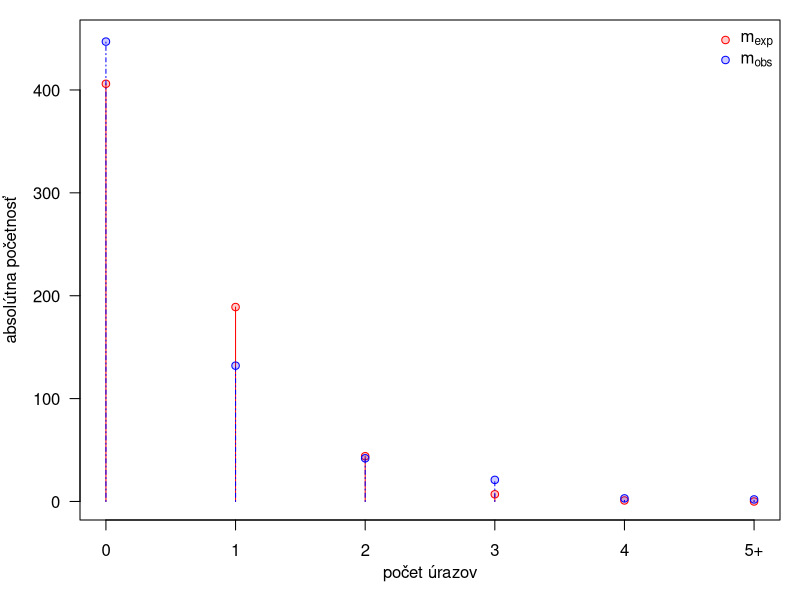
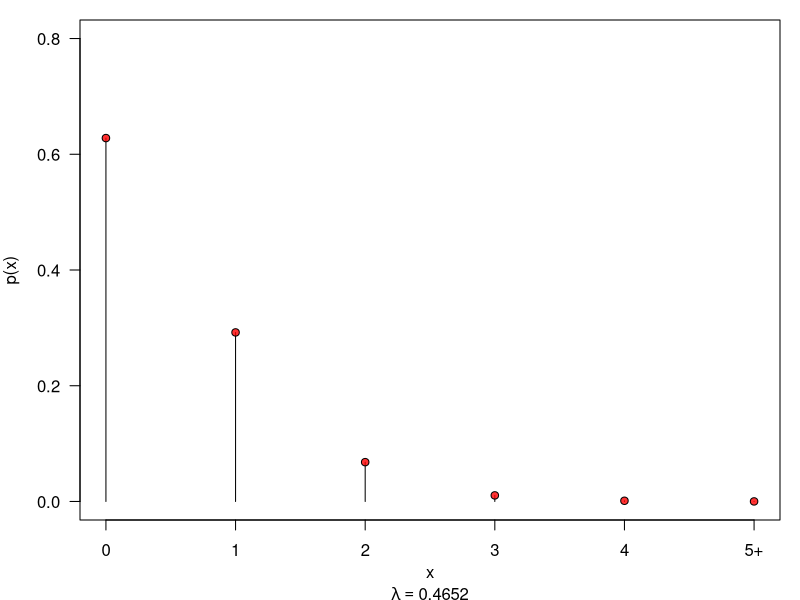
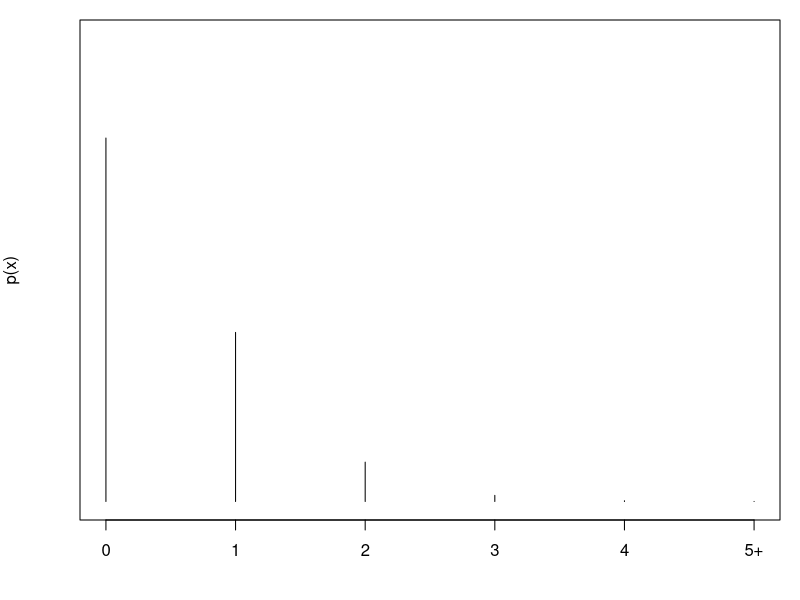
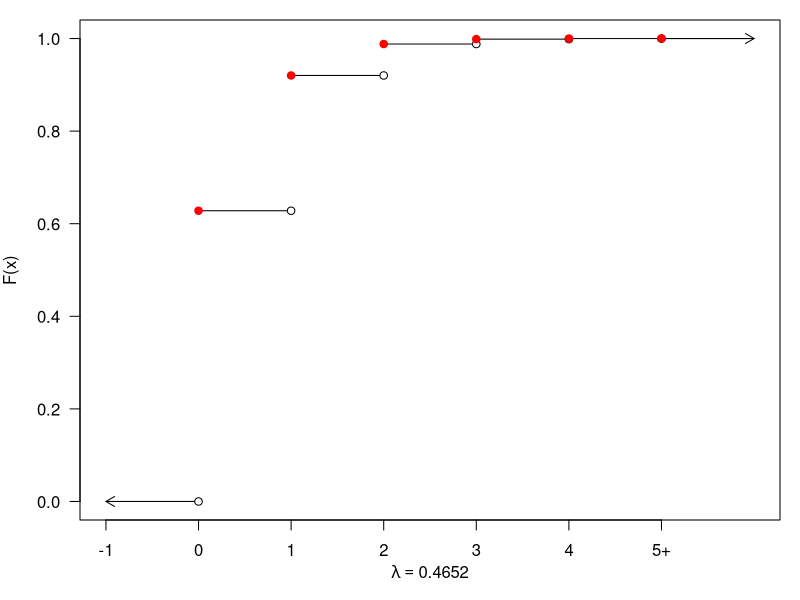

These figures' R source, in order: (Note: this script raises an error after producing the figures.)
## Dataset 02: n   0   1  2  3  4  >=5 suma
##             447 132 42 21 3  2  647

# Príklad 2.1: Výpočet očakávaných početností za predpokladu Poissonovho modelu
## Vezmite údaje z datasetu 02 a vypočítajte očakávané početnosti výskytu úrazu u robotníkov za predpokladu, že
## početnosti úrazov majú Poissonovo rozdelenie s parametrom lambda

### nacitanie datasetu do premennych
n <- 0:5 # postupnost 0, 1, 2, 3, 4, 5
m_obs <- c(447, 132, 42, 21, 3, 2) # postupnost m_obs 447, 132, 42, 21, 3, 2
M <- sum(m_obs) # celkovy pocet vsetkych jednotiek M (sucet vsetkych cisel m_obs)

### odhad parametra lambda podla vzorca
lambda <- sum(n*m_obs) / sum(M) 
lambda

### vektor s ocakavanymi absolutnymi pocetnosti
#### dpois(x, lambda) - výpočet pravdepodobnostnej funkcie
m_exp <- round(c(dpois(n[1:length(n)-1], lambda), 1 - sum(dpois(n[1:length(n)-1], lambda)))*M)
### kontrola, ci zaokruhlenim sa nestalo, ze sucet teoretickych a empirickych je rozny
sum(m_exp) == M

# Príklad 2.2 (Overdispersion a underdispersion v Poissonovom modeli I)
## V predchádzajúcom príklade Príklad 2.1 sme stanovili očakávané početnosti výskytu úrazov robotníkov v továrni. 
## Teraz do jedného grafu znázorníte hodnoty pozorovaných početností a hodnoty očakávaných početností .
## Pozorované a očakávané početnosti od seba farebne odlíšte. Na základe výsledného grafu stanovte, či v tomto prípade
## došlo k overdispersion (nadmernej variabilite) alebo underdispersion (nedostatočnej variabilite).

par(mar = c(4, 4, 1, 1)) # okraje grafu 4, 4, 1, 1

plot(n, m_exp, type = 'h', ylim = c(0, 450), col = 'red', xlab = '', ylab = 'absolútna početnosť', axes = F) 
# graf s vertikalnymi cervenymi ciarami ocakavanych absolutnych pocetnosti m_exp
box(bty = 'o') # ramik okolo grafu
axis(1, 0:5, labels = c(0:4, '5+')) # os x
axis(2, las = 1) # os y
points(n, m_exp, pch = 21, col = 'red', bg = rgb(1, 0, 0, 0.2)) 
# cervene body absolutnych ocakavanych pocetnosti m_exp

lines(n, m_obs, col = 'blue', type = 'h', lty = 4) 
# modre vertikalne ciary pozorovanych absolutnych pocetnosti m_obs
points(n, m_obs, pch = 21, col = 'blue', bg = rgb(0, 0, 1, 0.2)) 
# modre body pozorovanych absolutnych pocetnosti m_obs

mtext('počet úrazov', side = 1, line = 2.1) # doplnenie popisku osi x pod graf
legend('topright', pch = c(21, 21), col = c('red', 'blue'),
       pt.bg = c(rgb(1, 0, 0, 0.2), rgb(0, 0, 1, 0.2)),
       legend = c(expression(m[exp]), expression(m[obs])), bty = 'n') # legenda

###Oproti očakávaným početnostiam sú pozorované početnosti krajných prípadov vyššie a naopak, pozorované početnosti najčastejších prípadov sú nižšie. Táto situácia ukazuje na vyšší rozptyl pozorovaných početností než teoretických. 
###Ide teda o overdispersion

## Overenie výpočtom
observed <- rep(n, m_obs) # vektor pozorovanych dat: 0, ..., 0, 1, ..., 5, 5
expected <- rep(n, m_exp) # vektor ocakavanych dat: 0, ..., 0, 1, ..., 1, ..., 4
var_obs <- var(observed) # odhad rozptylu na zaklade pozorovanych dat
var_exp <- var(expected) # odhad rozptylu na zaklade ocakavanych dat
tab <- data.frame(var_obs, var_exp) # tabulka vysledkov
tab

### Hodnota rozptylu získaného z pozorovaných dát vyšla 0.6919, 
### hodnota rozptylu získaného z očakávaných dát vyšla 0.4691
### Hodnoty rozptylov sa líšia už na prvom desatinnom mieste. 
### Hodnota rozptylu vypočítaného z pozorovaných dát je približne 1,5-krát vyššia než hodnota rozptylu vypočítaného z očakávaných dát.
### skutočne ide o overdispersion

# Príklad 2.3: Graf pravdepodobnostnej a distribučnej funkcie Poissonovho modelu 
## V príklade Príklad 2.1 sme odhadli hodnotu parametra Poissonovho rozdelenia ako 0,4652
## Nakreslite graf pravdepodobnostnej a distribučnej funkcie Poissonovho rozdelenia v hodnotách 0, 1, 2, 3, 4, 5+

N <- 5 # max pocet
x <- 0:N # postupnost 0, 1, ..., N = 5
lambda 
px <- dpois(x,lambda) # pravdepodobnostna funkcia Poi(lambda) v hodnotach 0, 1, ..., 5
Fx <- ppois(x,lambda) # distribucna funkcia Poi(lambda) v hodnotach 0, 1, ..., 5

## Graf pravdepodobnostnej funkcie p(x):
par(mar = c(4,4,1,1)) # nastavenie okrajov grafu (4, 4, 1, 1)
plot(x, px, type = 'h', ylim = c(0, 0.8), ylab = 'p(x)', xlab = '', axes = F) 
box(bty = 'o')
axis(1, 0:5, labels = c(0:4, "5+"))
axis(2, las = 1)
points(x, px, pch = 21, col = 'black', bg = rgb(1,0,0,0.8))
mtext('x', side = 1, line =  2.1)
mtext(bquote(paste(lambda == .(round(lambda, 4)))), side = 1, line = 3.2) 


# graf distribucnej funkcie (cierne vertikalne ciary)
par(mar = c(4,4,1,1)) # nastavenie okrajov grafu (4, 4, 1, 1)
plot(x, px, type = 'h', ylim = c(0, 0.8), ylab = 'p(x)', xlab = '', axes = F) 
box(bty = 'o')
axis(1, 0:5, labels = c(0:4, "5+"))

plot(x, Fx, type = 'n', xlim = c(-1,6), ylim = c(0, 1), xlab = '', ylab = 'F(x)', axes = F)
box(bty = 'o')
axis(1, -1:5, labels = c(-1:4, "5+"))
axis(2, las = 1)
segments(x, Fx, x + 1, Fx)
arrows(0, 0, -1, 0, length = 0.1)
arrows(5, 1, 6, 1, length = 0.1)

points(x, c(0, Fx[1:N]), col = 'black', pch = 21, bg = 'white')
points(x,Fx, col = 'red', pch = 19)
mtext(bquote(lambda == .(round(lambda, 4))), side = 1, line = 2.1)

# Priklad 2.4: Vypocet pravdepodobnosti na zaklade Poissonovho modelu
## Za predpokladu, že náhodná veličina , ktorá udáva počet úrazov robotníkov v továrni, pochádza z Poissonovho
## rozdelenia s parametrom , vypočítajte pravdepodobnosť, že u náhodne vybraného robotníka dôjde počas
## jedného roka k:
### a) nula úrazom,
lambda <- 0.4652
dpois(0, lambda)

### b) trom alebo štyrom úrazom,
sum(dpois(3, lambda) + dpois(4, lambda))
ppois(4, lambda) - ppois(2, lambda)

### c) najviac dvom úrazom,
ppois(2, lambda)
sum(dpois(0,lambda), dpois(1, lambda), dpois(2, lambda))

### d) aspoň jednému úrazu.
1 - ppois(0, lambda)

# Stredná hodnota a rozptyl náhodnej veličiny z Poissonovho modelu
## Za predpokladu, že náhodná veličina X, ktorá udáva počet úrazov robotníkov v továrni, 
## pochádza z Poissonovho rozdelenia s parametrom lambda = 0.4652, vypočítajte strednú hodnotu E(X)
### a rozptyl Var(X) tejto náhodnej veličiny. Strednú hodnotu a rozptyl porovnajte s ich odhadmi vypočítanými na:
### a) základe očakávaných dát,
### b) základe pozorovaných dát (Príklad 2.1)

## Riesenie:
E_X <- lambda # vypocet strednej hodnoty E[X] rozdelenia Poiss(lambda)
Var_X <- lambda # vypocet rozptylu Var[X] rozdelenia Poiss(lambda)

expected <- rep(0:5, m_exp) # vektor ocakavanych dat
E_exp <- mean(expected) # odhad strednej hodnoty na zaklade ocakakavanych dat
Var_exp <- var(expected) # odhad rozptylu na zaklade ocakavanych dat

observed <- rep(0:5, m_obs) # vektor pozorozovanych dat 
E_obs <- mean(observed) # odhad strednej hodnoty na zaklade pozorozovanych dat
Var_obs <- var(observed) # odhad rozptylu na zaklade pozorozovanych dat

tab <- data.frame(E_X, Var_X, E_exp, Var_exp, E_obs, Var_obs) # tabulka vysledkov
tab

# Príklad 2.6: Simulačná štúdia: Súčet náhodných veličín z Poissonvho modelu 

## Veta 1.: Nech X_1 až X_n sú navzájom nezávislé náhodné veličiny pochádzajúce z Poissonovho rozdelenia Pois(X, lambda_i). 
## Potom náhodná veličina X (ktorá je sumou X_1 až X_n) má Poissonovo rozdelenie s lambdou = suma (lambda_i)

## Na základe simulačnej štúdie overte platnosť Vety. Vygenerujte tri nezávislé náhodné veličiny 
## X1 ~ Poiss(lambda_1 = 10)
## X2 ~ Poiss(lambda_1 = 20)
## X3 ~ Poiss(lambda_1 = 50)
## Pomocou simulačnej štúdie (M = 1000) ukážte, že suma X_i ~ Poiss(lambda_1 + lambda_2 + lambda_3)
## Súčet M náhodných veličín zobrazte pomocou histogramu (hranice triediacich intervalov nastavte tak, 
## aby šírka každého intervalu bola rovná 10) a superponujte ich hodnotami pravdepodobnostnej funkcie 
## Poissonovho rozdelenia s parametrom lambda = lambda_1 + lambda_2 + lambda_3. Hodnoty pravdepodobnostnej funkcie vykreslite vždy v strede každého triediaceho intervalu.

# Riešenie:
M <- 1000 # pocet simulacii M
lambda1 <- 10 # parameter lambda 1
lambda2 <- 20 # parameter lambda 2
lambda3 <- 50 # parameter lambda 3
lambdaS <- lambda1 + lambda2 + lambda3 

X <- replicate(M, sum(rpois(1, lambda1), rpois(1, lambda2), rpois(1, lambda3)))
# 1000 suctov nahodnych velicin X1 + X2 + X3
b <- seq(45, 115, by = 10) # hranice triediacich intervalov; postupnost od 45 do 115 po kroku 10
centr <- seq(40, 110, by = 10) # stredy triediacich intervalov; postupnost od 40 do 110 po kroku 10
y <- dpois(centr, lambdaS) # pravdepodobnostna funkcia rozdelenia Poiss(lam1 + lam2 + lam3) 
# v stredoch triediacich intervalov

par(mar = c(4,4,1,1), mfrow = c(1,1)) # nastavenie okrajov 4, 4, 1, 1
hist(X, prob = T, axes = F, breaks = seq(45, 115, by = 10),  density = 60, col = 'blue', 
     ylim = c(0, max(y) + 0.005), main = '', xlab = '', ylab = 'p(x)') 
# histogram nahodneho vyberu X (v relativnej skale)
box('o') # ramik okolo grafu
axis(1, centr) # os x
axis(2, las = 1) # os y
points(centr, dpois(centr, lambdaS), pch = 21, col = 'black', bg = 'black') # cierne plne body
lines(centr, dpois(centr, lambdaS), type = 'h') # vertikalne cierne ciary
mtext('x', side = 1, line = 2.1) # popis osi x
legend('topright', fill = c('blue', 'black'), density = c(60, 200), legend = c('simulované', 'očakávané'), bty ='n') # legenda

# Príklad 2.7: Výpočet očakávaných početností za predpokladu Poissonovho modelu II 
## Vezmite údaje z datasetu 03 a vypočítajte očakávané početnosti výskytu smrteľných úrazov spôsobených kopnutím koňa 
## za predpokladu, že početnosti úrazov X majú Poissonovo rozdelenie.

## Dataset 03: Pruské armádne jednotky 
### V rámci štúdie z roku 1898 boli spracovávané počty smrteľných úrazov v pruských armádnych jednotkách spôsobených kopnutím koňom. 
### Údaje o smrteľných úrazoch po kopnutí koňom boli zaznamenávané po dobu dvadsiatich rokov u desiatich armádnych jednotiek. 
### Počty úrazov v každej jednotke za jeden rok sú uvedené v nasledujúcej tabuľke. 
### Rozsah náhodného výberu je M = 200 (10 jednotiek × 20 rokov).
### 0	  1	  2	  3	  4	  5+  spolu
### 109	65	22	3	  1	  2	  200	

## Riešenie: 
n <- 0:5
M <- 200 
m_obs <- c(109, 65, 22, 3, 1, 0)

M == sum(m_obs)
lambda <- sum(n*m_obs) / M
lambda
m_exp <- round(dpois(n, lambda)*M)
tab <- data.frame(rbind(c(m_obs, sum(m_obs)), c(m_exp, sum(m_exp))))
names(tab) <- c(0:4, "5+", "spolu")


# Príklad 2.8: Overdispersion a underdispersion v Poissonovom modeli II 
## V predchádzajúcom príklade sme stanovili očakávané početnosti výskytu smrteľných úrazov 
## v pruských armádnych jednotkách. Teraz do jedného grafu znázorníte hodnoty pozorovaných 
## početností a hodnoty očakávaných početností. Pozorované a očakávané početnosti od seba 
## farebne odlíšte. Na základe výsledného grafu stanovte, či v tomto prípade došlo 
## k overdispersion (nadmernej variabilite) alebo underdispersion (nedostatočnej variabilite).
## Záver podložte porovnaním rozptylu vypočítaného z pozorovaných dát s rozptylom vypočítaným 
## z očakávaných dát.

# Riešenie: 
par(mar = c(4, 4, 1, 1)) # okraje grafu 4, 4, 1, 1

plot(n, m_exp, type = 'h', ylim = c(0, 150), col = 'red', xlab = '', ylab = 'absolútna početnosť', axes = F) 
# graf s vertikalnymi cervenymi ciarami ocakavanych absolutnych pocetnosti m_exp
box(bty = 'o') # ramik okolo grafu
axis(1, 0:5, labels = c(0:4, '5+')) # os x
axis(2, las = 1) # os y

points(n, m_exp, pch = 21, col = 'red', bg = rgb(1, 0, 0, 0.2)) 
# cervene body absolutnych ocakavanych pocetnosti m_exp

lines(n, m_obs, col = 'blue', type = 'h', lty = 4) 
# modre vertikalne ciary pozorovanych absolutnych pocetnosti m_obs
points(n, m_obs, pch = 21, col = 'blue', bg = rgb(0, 0, 1, 0.2)) 
# modre body pozorovanych absolutnych pocetnosti m_obs

mtext('počet úrazov', side = 1, line = 2.1) # doplnenie popisku osi x pod graf
legend('topright', pch = c(21, 21), col = c('red', 'blue'),
       pt.bg = c(rgb(1, 0, 0, 0.2), rgb(0, 0, 1, 0.2)),
       legend = c(expression(m[exp]), expression(m[obs])), bty = 'n') # legenda

###Oproti očakávaným početnostiam sa pozorované početnosti takmer nelíšia. Nejde o overdisperziu, ani underdisperziu

## Overenie výpočtom
observed <- rep(n, m_obs) # vektor pozorovanych dat: 0, ..., 0, 1, ..., 5, 5
expected <- rep(n, m_exp) # vektor ocakavanych dat: 0, ..., 0, 1, ..., 1, ..., 4
var_obs <- var(observed) # odhad rozptylu na zaklade pozorovanych dat
var_exp <- var(expected) # odhad rozptylu na zaklade ocakavanych dat
tab <- data.frame(var_obs, var_exp) # tabulka vysledkov
tab

### Hodnota rozptylu získaného z pozorovaných dát vyšla 0.61095, 
### hodnota rozptylu získaného z očakávaných dát vyšla 0.62100ť
### Hodnoty rozptylov sa líšia až na druhom desatinnom mieste. Sú približne rovnaké
